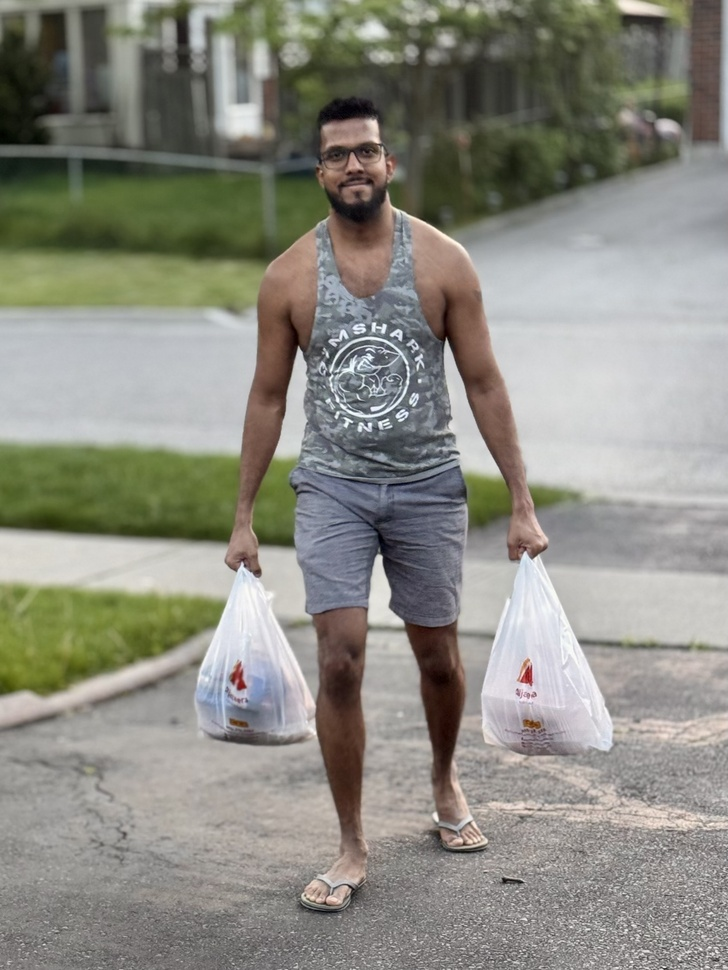
#> input picture Course6-AutomatingTasks/hopper.jpeg, 728 x 970 px, shrunk from 1697 x 2262 before the run
$ python importing_pil.py
#> lines starting #> are read from the running program, lines starting #| are printed output that depends on the picture
import PIL


#help(PIL)

from PIL import Image
im = Image.open(r"hopper.jpeg")
#> im is the input picture: PIL image 728x970 RGB; mean R, G, B 139.6, 139.1, 129.6
im.rotate(45).show()
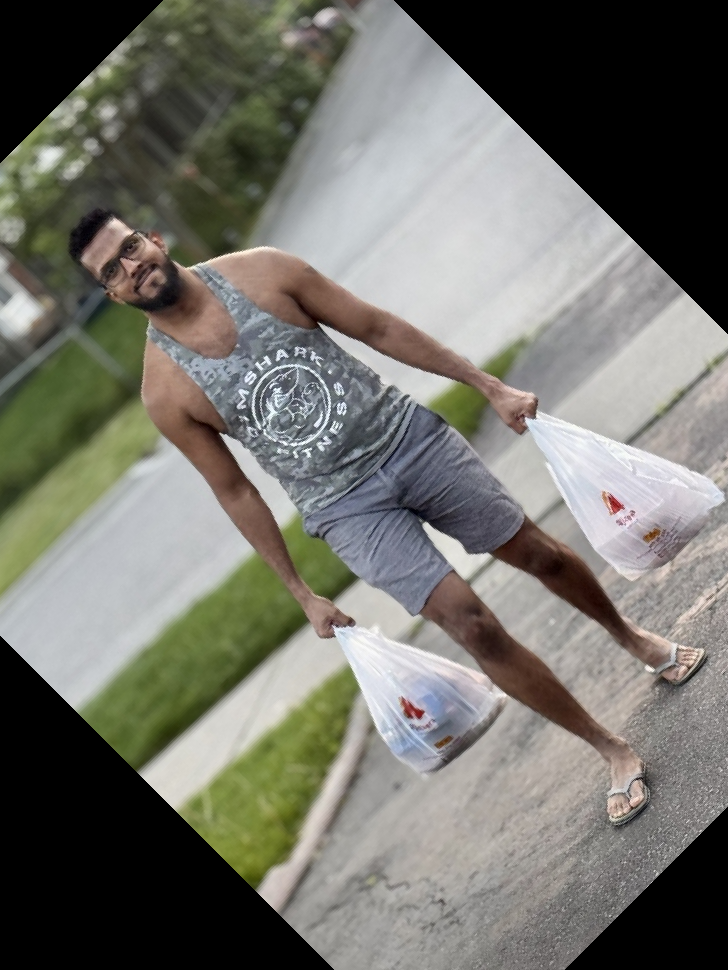
#> shown: PIL image 728x970 RGB; mean R, G, B 115.3, 114.7, 107.1
# The code imports the PIL library, opens an image file named "bride.jpg", rotates it by 45 degrees, and displays the rotated image.
